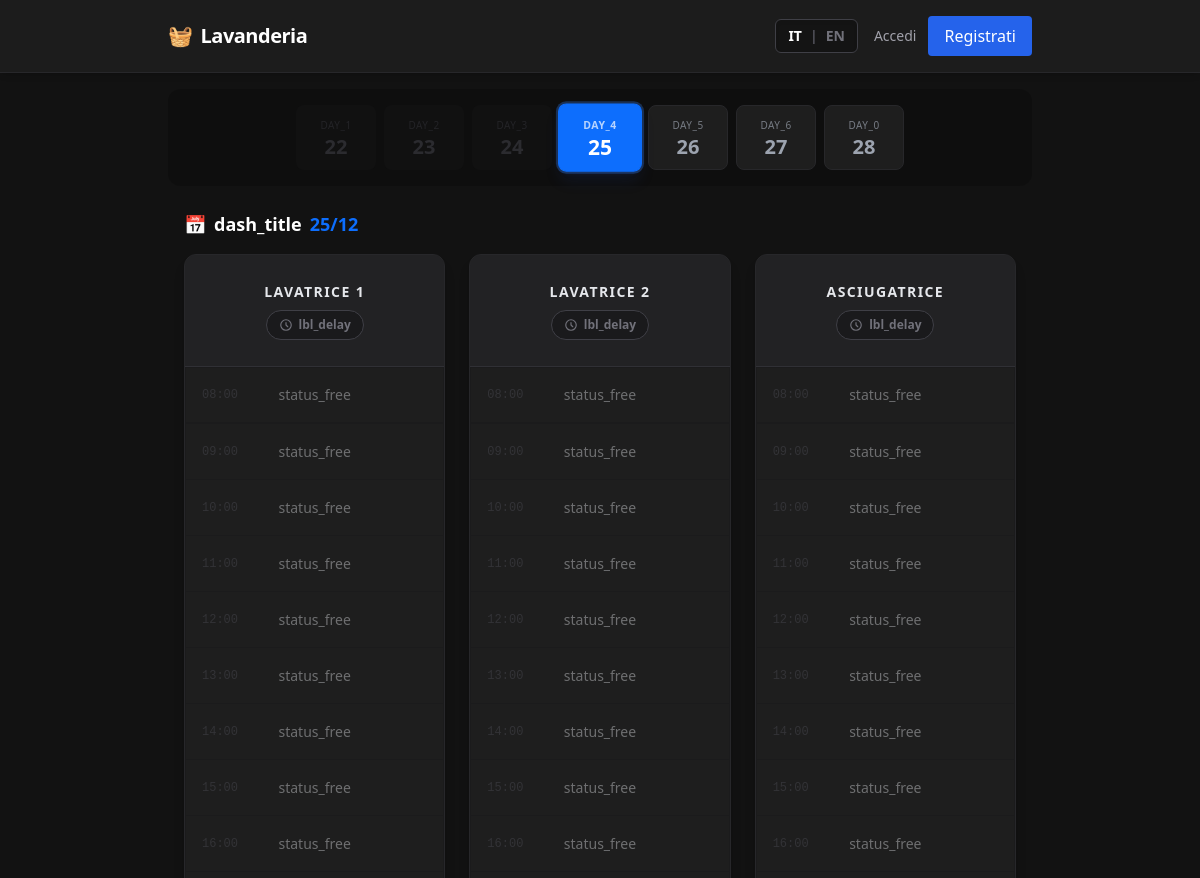
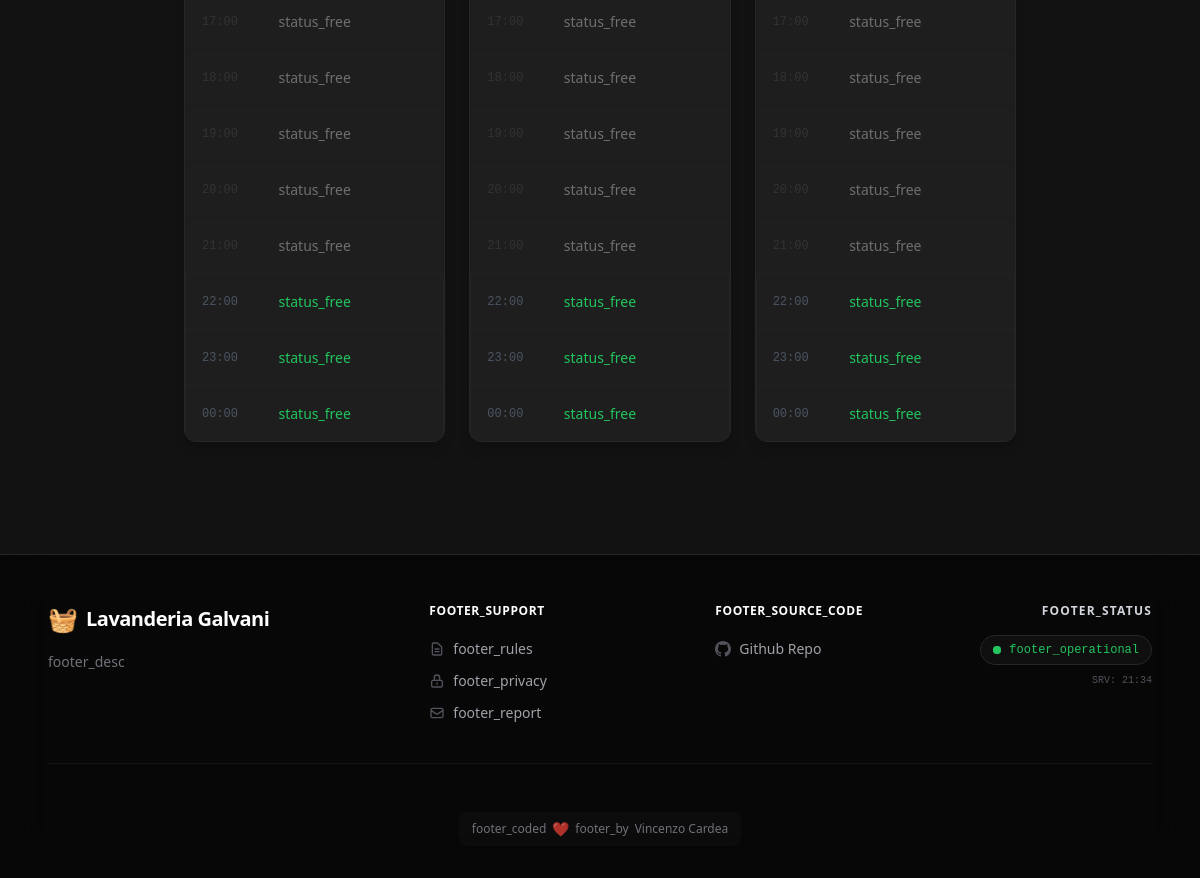
Screenshot of /src/pages/dashboard.php with the database file from the repository (2 pictures, top to bottom).
### tables this page shows
CREATE TABLE
  `macchine` (
    `idmacchina` int (11) NOT NULL,
    `nome` varchar(50) NOT NULL,
    `tipo` enum ('lavatrice', 'asciugatrice') NOT NULL,
    `stato` enum ('attiva', 'manutenzione') DEFAULT 'attiva',
    `ritardo` int (11) DEFAULT 0
  );

### src/Lang.php (called while the page is built, shortened)
<?php
class Lang
{
    private static $translations = [];
    private static $current = 'it';
    public static function get($key)
    {
        return self::$translations[$key] ?? $key;
    }
    public static function current()
    {
        return self::$current;
    }
}
function __($key)
{
    return Lang::get($key);
}

### src/utils.php (called while the page is built, shortened)
<?php
class Utils
{
    static function preserve_date()
    {
        return isset($_GET['date']) ? '&date=' . $_GET['date'] : '';
    }
}

### src/pages/dashboard.php (the view, shortened to what this page needs)
<?php
$today = new DateTime();
$today->setTime(0, 0, 0);
$dayOfWeek = $today->format('w');
$delta = ($dayOfWeek == 0) ? 6 : $dayOfWeek - 1;
$monday = clone $today;
$monday->modify("-$delta days");
$selectedDateStr = $_GET['date'] ?? $today->format('Y-m-d');
try {
    $selectedDate = new DateTime($selectedDateStr);
    $selectedDate->setTime(0, 0, 0);
} catch (Exception $e) {
    $selectedDate = $today;
}
$database = new Database();
$db = $database->getConnection();
$stmtMacchine = $db->query("SELECT * FROM macchine");
$macchine = $stmtMacchine->fetchAll();
require SRC_PATH . '/templates/header.php';
?>
<div class="flex flex-wrap justify-center gap-2 p-4 bg-black/20 mb-6 rounded-xl">
    <?php
    $tempDate = clone $monday;
    $nowReal = new DateTime();
    for ($i = 0; $i < 7; $i++):
        $isActive = ($tempDate->format('Y-m-d') === $selectedDate->format('Y-m-d'));
        $isPastDay = ($tempDate < $today);
        $baseClasses = "flex-grow-0 w-[calc(25%-0.5rem)] sm:w-20 py-3 rounded-lg text-center border transition-all duration-200";
        if ($isActive) {
            $colorClasses = "bg-accent text-white shadow-lg shadow-blue-900/20 font-bold border-accent scale-105 ring-2 ring-blue-500/30";
        } elseif ($isPastDay) {
            $colorClasses = "bg-zinc-900/50 text-zinc-700 border-transparent cursor-not-allowed opacity-60";
        } else {
            $colorClasses = "bg-card text-gray-400 border-zinc-800 hover:bg-zinc-800 hover:text-gray-200 hover:border-zinc-600";
        }
    ?>
        <a href="<?= $isPastDay ? '#' : '?date=' . $tempDate->format('Y-m-d') ?>" class="<?= $baseClasses . ' ' . $colorClasses ?>">
            <span class="block text-[10px] uppercase tracking-wider opacity-70"><?= __('day_' . $tempDate->format('w')) ?></span>
            <span class="block text-xl font-bold leading-none mt-1"><?= $tempDate->format('d') ?></span>
        </a>
    <?php
        $tempDate->modify('+1 day');
    endfor;
    ?>
</div>
<h3 class="px-4 text-lg font-bold text-white mb-4 flex items-center gap-2">
    <span>📅</span>
    <?= __('dash_title') ?> <span class="text-accent"><?= $selectedDate->format('d/m') ?></span>
</h3>
<div class="grid grid-cols-1 md:grid-cols-2 lg:grid-cols-3 gap-6 px-4 pb-24">
    <?php foreach ($macchine as $macchina): ?>
        <div class="bg-card rounded-xl border border-zinc-800 shadow-lg overflow-hidden flex flex-col">
            <?php
            $isManutenzione = ($macchina['stato'] === 'manutenzione');
            $ritardo = (int)($macchina['ritardo'] ?? 0);
            $hasDelay = $ritardo > 0;
            $headerClass = $isManutenzione ? "bg-orange-900/20 border-orange-900/50" : "bg-zinc-800/50 border-zinc-700/50";
            ?>
            <div id="machine-header-<?= $macchina['idmacchina'] ?>" class="<?= $headerClass ?> p-4 border-b h-28 flex flex-col justify-center items-center relative transition-colors duration-300">
                <span class="text-sm font-bold text-gray-200 uppercase tracking-widest mb-2">
                    <?= htmlspecialchars(__($macchina['nome'])) ?>
                </span>
                <?php if (!isset($_GET['date']) || $_GET['date'] === (new DateTime())->format('Y-m-d')): ?>
                <button onclick="openDelayModal(<?= $macchina['idmacchina'] ?>, '<?= htmlspecialchars(__($macchina['nome'])) ?>', <?= $ritardo ?>)"
                    class="machine-delay-btn flex items-center gap-1.5 px-3 py-1.5 rounded-full text-xs font-bold border transition-all hover:scale-105 active:scale-95 <?= $hasDelay ? 'bg-yellow-500/10 text-yellow-400 border-yellow-500/30 animate-pulse' : 'bg-zinc-900/80 text-zinc-500 border-zinc-700 hover:text-gray-300 hover:border-zinc-500' ?>">
                    <svg xmlns="http://www.w3.org/2000/svg" class="h-3.5 w-3.5" fill="none" viewBox="0 0 24 24" stroke="currentColor">
                        <path stroke-linecap="round" stroke-linejoin="round" stroke-width="2" d="M12 8v4l3 3m6-3a9 9 0 11-18 0 9 9 0 0118 0z" />
                    </svg>
                    <span class="delay-val">
                        <?= $hasDelay ? "+{$ritardo} " . __('lbl_delay_min') : __('lbl_delay') ?>
                    </span>
                </button>
                <?php endif; ?>
            </div>
            <div class="divide-y divide-zinc-800/50">
                <?php
                $hours = [8, 9, 10, 11, 12, 13, 14, 15, 16, 17, 18, 19, 20, 21, 22, 23, 0];
                foreach ($hours as $h):
                    $timeLabel = sprintf("%02d:00", $h);
                    $slotDate = clone $selectedDate;
                    if ($h == 0) $slotDate->modify('+1 day');
                    $slotDate->setTime($h, 0, 0);
                    $slotFullDate = $slotDate->format('Y-m-d');
                    $slotId = "slot_{$macchina['idmacchina']}_{$slotFullDate}_{$h}";
                    $isSlotPast = ($slotDate < $nowReal);
                    $slotBase = "slot relative h-14 flex items-center justify-center transition-colors duration-200 cursor-pointer border-l-4 border-transparent";
                    if ($isSlotPast) {
                        $slotClass = 'past opacity-40 cursor-default bg-zinc-900/30';
                        $statusText = $isManutenzione ? 'X' : __('status_free');
                        $onclick = "";
                    } elseif ($isManutenzione) {
                        $slotClass = 'past opacity-40 cursor-default bg-zinc-900/30';
                        $statusText = 'MANUTENZIONE';
                        $onclick = "";
                    } else {
                        $slotClass = 'free hover:bg-zinc-800';
                        $statusText = __('status_free');
                        $onclick = "prenotaSlot(this)";
                    }
                ?>
                    <div class="<?= $slotBase ?> <?= $slotClass ?>"
                        id="<?= $slotId ?>"
                        data-machine="<?= $macchina['idmacchina'] ?>"
                        data-date="<?= $slotFullDate ?>"
                        data-hour="<?= $h ?>"
                        <?php if ($onclick): ?> onclick="<?= $onclick ?>" <?php endif; ?>>
                        <span class="absolute left-4 text-xs font-mono text-gray-600 time-label pointer-events-none">
                            <?= $timeLabel ?>
                        </span>
                        <span class="status-text text-sm font-medium pointer-events-none">
                            <?= $statusText ?>
                        </span>
                    </div>
                <?php endforeach; ?>
            </div>
        </div>
    <?php endforeach; ?>
</div>
<?php require SRC_PATH . '/templates/footer.php'; ?>

### src/templates/header.php (shortened to what this page needs)
<!DOCTYPE html>
<html lang="<?= Lang::current() ?>" class="dark">
<head>
    <script src="https://cdn.tailwindcss.com"></script>
</head>
<body class="flex flex-col min-h-screen">
    <header class="sticky top-0 z-40 w-full bg-card/95 backdrop-blur-sm border-b border-zinc-800 shadow-md">
        <div class="max-w-4xl mx-auto px-4 py-3">
            <div class="flex justify-between items-center h-12">
                <a href="<?= BASE_URL ?>/" class="text-xl font-bold text-white tracking-tight flex items-center gap-2 hover:text-accent transition-colors shrink-0">
                    <span>🧺</span> <span>Lavanderia</span>
                </a>
                <div class="flex items-center gap-4">
                    <div class="flex items-center gap-2 text-xs sm:text-sm font-bold bg-black/30 px-3 py-1.5 rounded-md border border-zinc-700 shadow-inner">
                        <a href="?lang=it<?= Utils::preserve_date() ?>" class="transition-colors <?= Lang::current() == 'it' ? 'text-white' : 'text-zinc-500 hover:text-gray-300' ?>">IT</a>
                        <span class="text-zinc-600">|</span>
                        <a href="?lang=en<?= Utils::preserve_date() ?>" class="transition-colors <?= Lang::current() == 'en' ? 'text-white' : 'text-zinc-500 hover:text-gray-300' ?>">EN</a>
                    </div>
                    <?php if (isset($_SESSION['user_id'])): ?>
                        <div class="hidden md:flex flex-col items-end leading-none mr-2">
                            <span class="text-sm font-bold text-gray-200"><?= htmlspecialchars($_SESSION['username']) ?></span>
                        </div>
                        <a href="<?= BASE_URL ?>/logout" title="<?= __('nav_logout') ?>"
                            class="text-red-400 hover:text-white hover:bg-red-600/80 p-2.5 rounded-lg transition-all border border-transparent hover:border-red-500/50">
                            <svg xmlns="http://www.w3.org/2000/svg" class="h-6 w-6" fill="none" viewBox="0 0 24 24" stroke="currentColor">
                                <path stroke-linecap="round" stroke-linejoin="round" stroke-width="2" d="M17 16l4-4m0 0l-4-4m4 4H7m6 4v1a3 3 0 01-3 3H6a3 3 0 01-3-3V7a3 3 0 013-3h4a3 3 0 013 3v1" />
                            </svg>
                        </a>
                        <button id="mobile-menu-btn" class="sm:hidden text-gray-300 hover:text-white p-2">
                            <svg xmlns="http://www.w3.org/2000/svg" class="h-7 w-7" fill="none" viewBox="0 0 24 24" stroke="currentColor">
                                <path stroke-linecap="round" stroke-linejoin="round" stroke-width="2" d="M4 6h16M4 12h16m-7 6h7" />
                            </svg>
                        </button>
                    <?php else: ?>
                        <div class="flex items-center gap-3">
                            <a href="<?= BASE_URL ?>/login" class="text-sm font-medium text-zinc-400 hover:text-white transition-colors">
                                Accedi
                            </a>
                            <a href="<?= BASE_URL ?>/register"
                                class="hidden md:inline-block bg-blue-600 text-white px-4 py-2 rounded hover:bg-blue-700 transition">
                                Registrati
                            </a>
                        </div>
                    <?php endif; ?>
                </div>
            </div>
        </div>
    </header>
    <main class="w-full max-w-4xl mx-auto flex-1 p-4">

### src/templates/footer.php (shortened to what this page needs)
</main>
<footer class="mt-auto w-full border-t border-zinc-800 bg-black/60 backdrop-blur-xl pt-12 pb-8">
    <div class="max-w-6xl mx-auto px-6">
        <div class="grid grid-cols-1 md:grid-cols-12 gap-10 mb-12 border-b border-zinc-800/50 pb-10">
            <div class="md:col-span-4 space-y-4 text-center md:text-left">
                <div class="flex items-center justify-center md:justify-start gap-2">
                    <span class="text-2xl">🧺</span>
                    <h4 class="text-xl font-bold text-white tracking-tight">
                        Lavanderia Galvani
                    </h4>
                </div>
                <p class="text-sm text-zinc-500 leading-relaxed max-w-sm mx-auto md:mx-0">
                    <?= __('footer_desc') ?>
                </p>
            </div>
            <div class="md:col-span-3 text-center md:text-left">
                <h5 class="text-xs font-bold text-white uppercase tracking-wider mb-5">
                    <?= __('footer_support') ?>
                </h5>
                <ul class="space-y-3 text-sm text-zinc-400">
                    <li>
                        <a href="https://www.er-go.it/esplora-i-benefici/benefici-erogati-da-er.go/alloggio/regolamento_residenze_2022_it.pdf/@@display-file/file/regolamento_residenze_2022_it.pdf" target="_blank" class="hover:text-accent hover:text-white transition-colors flex items-center justify-center md:justify-start gap-2 group">
                            <?= __('footer_rules') ?>
                        </a>
                    </li>
                    <li>
                        <a href="<?= BASE_URL ?>/privacy" class="hover:text-accent hover:text-white transition-colors flex items-center justify-center md:justify-start gap-2 group">
                            <svg class="w-4 h-4 text-zinc-600 group-hover:text-accent transition-colors" fill="none" viewBox="0 0 24 24" stroke="currentColor">
                                <path stroke-linecap="round" stroke-linejoin="round" stroke-width="2" d="M12 15v2m-6 4h12a2 2 0 002-2v-6a2 2 0 00-2-2H6a2 2 0 00-2 2v6a2 2 0 002 2zm10-10V7a4 4 0 00-8 0v4h8z" />
                            </svg>
                            <?= __('footer_privacy') ?>
                        </a>
                    </li>
                    <li>
                        <a href="mailto:galvani@er-go.it" class="hover:text-accent hover:text-white transition-colors flex items-center justify-center md:justify-start gap-2 group">
                            <svg class="w-4 h-4 text-zinc-600 group-hover:text-accent transition-colors" fill="none" viewBox="0 0 24 24" stroke="currentColor">
                                <path stroke-linecap="round" stroke-linejoin="round" stroke-width="2" d="M3 8l7.89 5.26a2 2 0 002.22 0L21 8M5 19h14a2 2 0 002-2V7a2 2 0 00-2-2H5a2 2 0 00-2 2v10a2 2 0 002 2z" />
                            </svg>
                            <?= __('footer_report') ?>
                        </a>
                    </li>
                </ul>
            </div>
            <div class="md:col-span-3 text-center md:text-left">
                <h5 class="text-xs font-bold text-white uppercase tracking-wider mb-5">
                    <?= __('footer_source_code') ?>
                </h5>
                <ul class="space-y-3 text-sm text-zinc-400">
                    <li>
                        <a href="https://github.com/vcardea/Lavanderia-Galvani" target="_blank" class="hover:text-white transition-colors flex items-center justify-center md:justify-start gap-2 group">
                            Github Repo
                        </a>
                    </li>
                </ul>
            </div>
            <div class="hidden md:flex md:col-span-2 flex-col items-end">
                <h5 class="text-xs font-bold text-gray-300 uppercase tracking-widest mb-4">
                    <?= __('footer_status') ?>
                </h5>
                <div class="inline-flex items-center gap-2 px-3 py-1.5 rounded-full bg-zinc-900/50 border border-zinc-800 hover:border-zinc-700 transition-colors cursor-default">
                    <span class="relative flex h-2 w-2">
                        <span class="relative inline-flex rounded-full h-2 w-2 bg-green-500"></span>
                    </span>
                    <span class="text-xs font-mono font-medium text-green-500">
                        <?= __('footer_operational') ?>
                    </span>
                </div>
                <p class="text-[10px] text-zinc-600 mt-2 font-mono">
                    SRV: <?= date('H:i') ?>
                </p>
            </div>
        </div>
        <div class="border-zinc-800/50 flex flex-col items-center justify-center gap-3 text-xs">
            <a href="https://github.com/vcardea" target="_blank" class="group flex items-center gap-1.5 bg-zinc-900/30 px-3 py-1.5 rounded-lg border border-transparent hover:border-zinc-800 hover:bg-zinc-900 transition-all">
                <span class="text-zinc-500 group-hover:text-zinc-300"><?= __('footer_coded') ?></span>
                <span class="text-red-500/70 group-hover:text-red-500 animate-pulse text-sm">❤</span>
                <span class="text-zinc-500 group-hover:text-zinc-300"><?= __('footer_by') ?></span>
                <span class="text-zinc-500 group-hover:text-white transition-colors">Vincenzo Cardea</span>
            </a>
        </div>
    </div>
</footer>
</body>
</html>

### rows the page displays
macchine: nome "LAVATRICE 1", timeLabel "08:00", stato "status_free", timeLabel "09:00", timeLabel "10:00", timeLabel "11:00", timeLabel "12:00", timeLabel "13:00", timeLabel "14:00", timeLabel "15:00", timeLabel "16:00", timeLabel "17:00", timeLabel "18:00", timeLabel "19:00", timeLabel "20:00", timeLabel "21:00", timeLabel "22:00", statusText "status_free", timeLabel "23:00", timeLabel "00:00"
macchine: nome "LAVATRICE 2", timeLabel "08:00", stato "status_free", timeLabel "09:00", timeLabel "10:00", timeLabel "11:00", timeLabel "12:00", timeLabel "13:00", timeLabel "14:00", timeLabel "15:00", timeLabel "16:00", timeLabel "17:00", timeLabel "18:00", timeLabel "19:00", timeLabel "20:00", timeLabel "21:00", timeLabel "22:00", statusText "status_free", timeLabel "23:00", timeLabel "00:00"
macchine: nome "ASCIUGATRICE", timeLabel "08:00", stato "status_free", timeLabel "09:00", timeLabel "10:00", timeLabel "11:00", timeLabel "12:00", timeLabel "13:00", timeLabel "14:00", timeLabel "15:00", timeLabel "16:00", timeLabel "17:00", timeLabel "18:00", timeLabel "19:00", timeLabel "20:00", timeLabel "21:00", timeLabel "22:00", statusText "status_free", timeLabel "23:00", timeLabel "00:00"

### other values shown
__('dash_title') "dash_title"
__('footer_desc') "footer_desc"
__('footer_support') "FOOTER_SUPPORT"
__('footer_rules') "footer_rules"
__('footer_privacy') "footer_privacy"
__('footer_report') "footer_report"
__('footer_source_code') "FOOTER_SOURCE_CODE"
__('footer_status') "FOOTER_STATUS"
__('footer_operational') "footer_operational"
__('footer_coded') "footer_coded"
__('footer_by') "footer_by"
